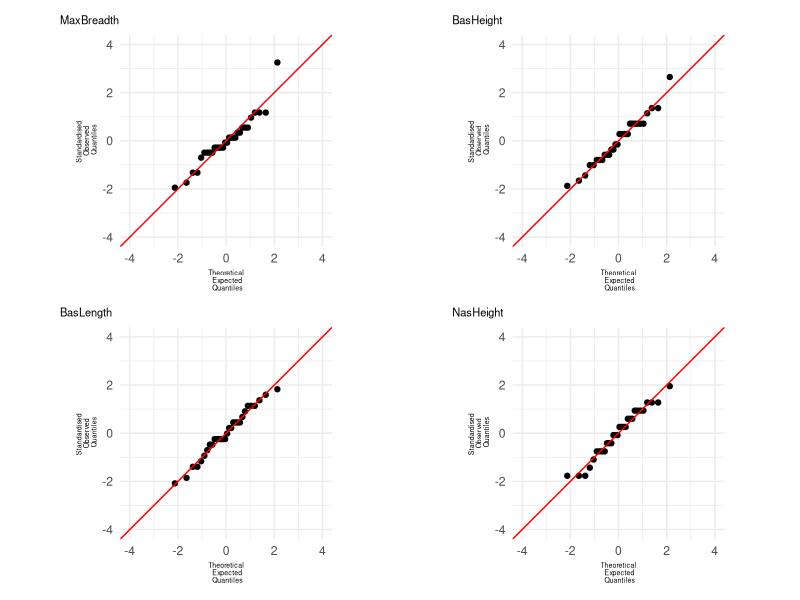
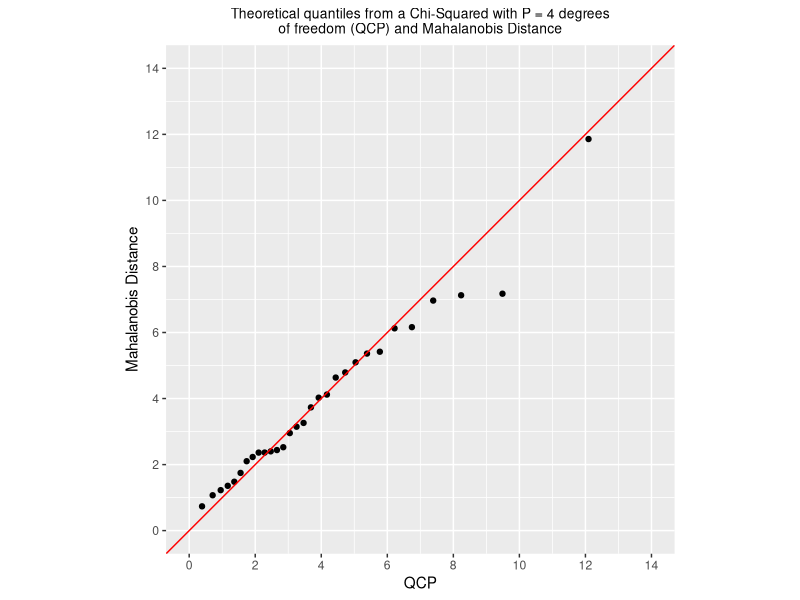

Write the R code that produced these figures, in order.
## ---- chunk 1
suppressPackageStartupMessages({ library(dplyr) })

dat <- read.csv("CA1.csv")

period_2 <- dat |> filter(TimePeriod ==2) 
period_2 <- scale(period_2[,1:4])
## ---- chunk 2
library(knitr)
library(ggplot2)
library(patchwork)

# qqplot
p_val <- matrix(nrow=4,ncol = 1)
plots <- list()

for(i in 1:ncol(period_2)){
  result <- qqnorm(period_2[, i], main=colnames(period_2)[i], plot.it = FALSE)
  df <- data.frame(x = result$x, y = result$y)
  plots[[i]] <- ggplot()+
    geom_point(data = df, aes(x=x,y=y), color = "black")+
    geom_abline(slope = 1, intercept = 0, color = "red") +
    ggtitle(colnames(period_2)[i]) +
    coord_fixed(ratio = 1) +
    scale_x_continuous(
      breaks = seq(-4, 4, by = 2),  
      limits = c(-4, 4)  
    )+
    scale_y_continuous(
      breaks = seq(-4, 4, by = 2),  
      limits = c(-4, 4)  
    ) + 
    labs(
      y = "Standardised \nObserved\n Quantiles", 
      x = "Theoretical\n Expected\n Quantiles"
    ) +
    theme_minimal() +
    theme(
      axis.title.x = element_text(size = 5),
      axis.title.y = element_text(size = 5), 
      plot.title = element_text(size = 8), 
      ) 
  
  p_val[i] <- shapiro.test(period_2[,i])$p.value
}
wrap_plots(plots, nrow=2) + 
  plot_layout(nrow = 2, ncol = 2, widths = c(2, 2), heights = c(2, 2))
rownames(p_val) <- colnames(period_2)
colnames(p_val) <- "P Value"

kable(round(p_val, 2), caption = "Shapiro Wilk Test")
## ---- chunk 3
library(ggplot2)
# chi-squared plots
d2 <- mahalanobis(period_2, colMeans(period_2), cov= cov(period_2))
d2 <- sort(d2)
qcp <-  qchisq((1:nrow(period_2) - 0.5)/nrow(period_2), ncol(period_2))

df1 <- data.frame(x=qcp, y=d2)
ggplot()+
  geom_point(data = df1, aes(x=x, y=y), color = "black")+
  geom_abline(intercept = 0, slope = 1, color="red") +
  labs(
    title = "Theoretical quantiles from a Chi-Squared with P = 4 degrees
of freedom (QCP) and Mahalanobis Distance", 
    x = "QCP",
    y = "Mahalanobis Distance"
  ) +
  scale_x_continuous(
    breaks = seq(0, 14, by = 2), 
    limits = c(0, 14)  
  ) +
  scale_y_continuous(
    breaks = seq(0, 14, by = 2),  
    limits = c(0, 14)  
  ) +
  coord_fixed(ratio = 1) +
  theme(plot.title = element_text(size = 10, hjust = 0.5)) 

critical <- qchisq(0.5, df = 4)
proportion <- mean(d2 < critical)*100

